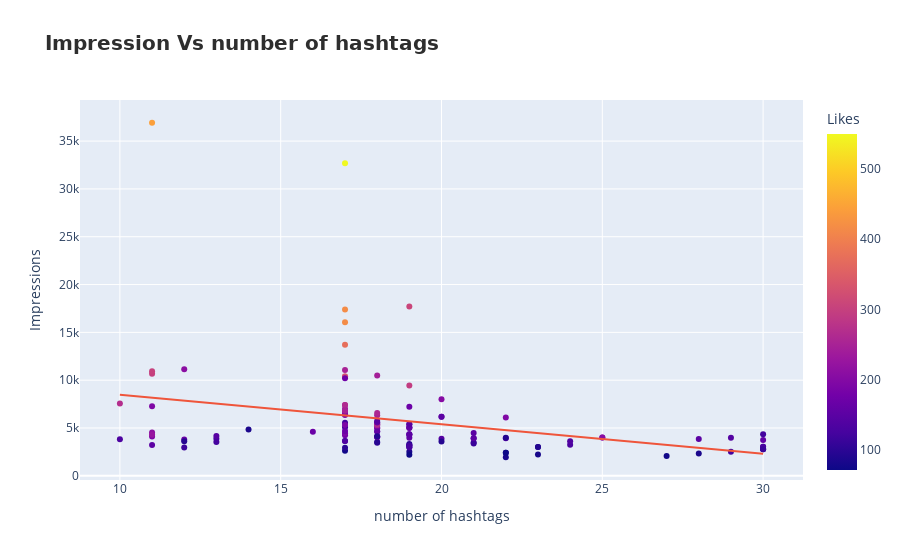

Notebook code cell kept with this figure:
### Markdown cell above
5- does the increase in the number of different hashtags increase Impressions on the post

### Code cell
fig = px.scatter(data_frame=profile , x='number of hashtags' , y='Impressions',color = 'Likes',trendline='ols',title='Impression Vs number of hashtags')
fig.update_layout(title_font = {'size': 20,'weight': 'bold','family': 'DejaVu Sans','color': '#2E2E2E' } )
fig.show()
